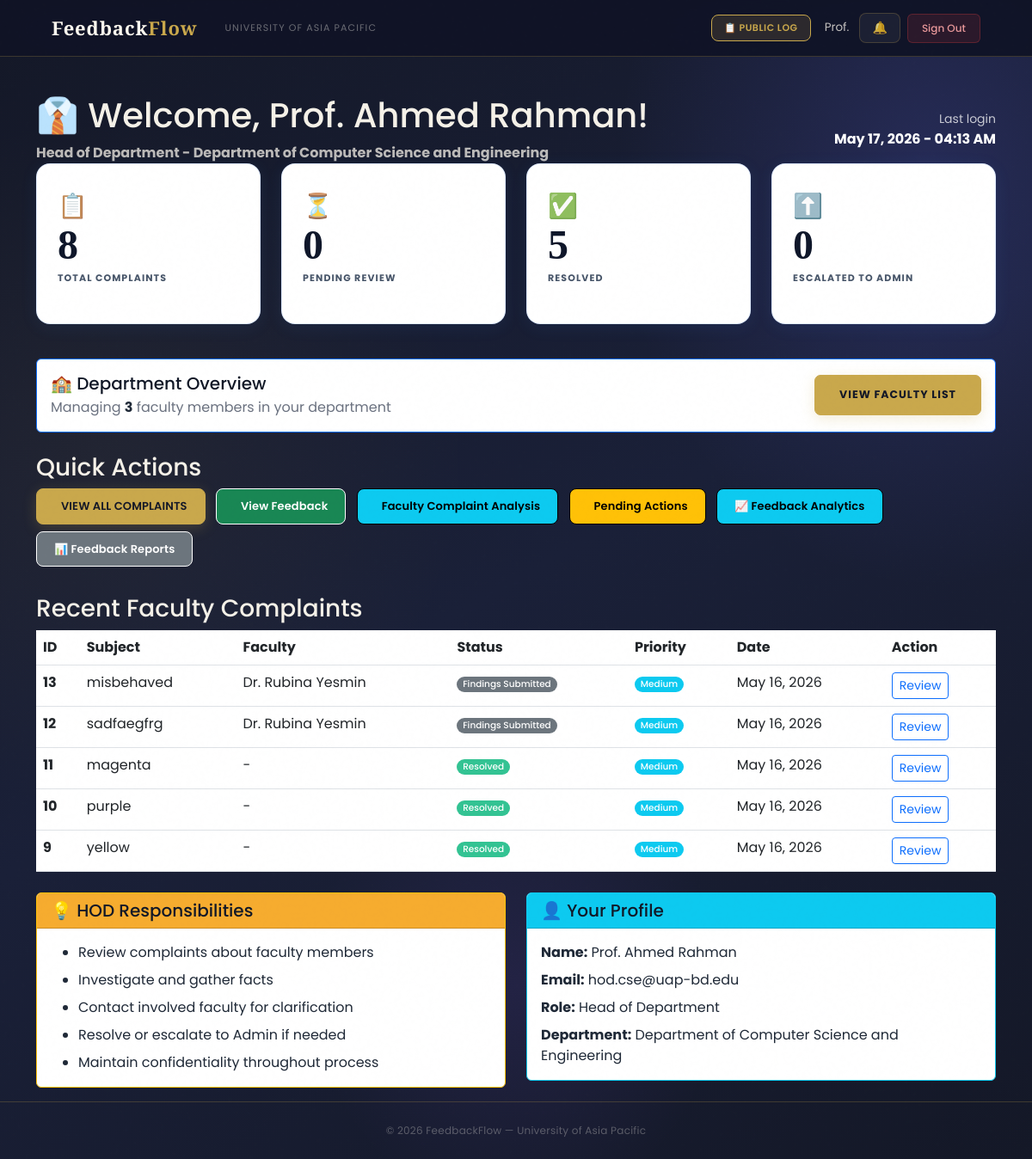
Page /hod/dashboard/ (signed in) on the committed database.
### users/models.py (models this page shows, shortened)
class User(AbstractBaseUser, PermissionsMixin):
    ROLE_CHOICES = (
        ('Student', 'Student'),
        ('Faculty', 'Faculty'),
        ('HOD', 'Head of Department'),
        ('Staff', 'Staff'),
        ('DAO', 'Dean of Administration Office'),
        ('Admin', 'Administrator'),
        ('Committee', 'Committee Member'),
    )
    DEPARTMENT_CHOICES = (
        ('DBA', 'Department of Business Administration'),
        ('CSE', 'Department of Computer Science and Engineering'),
        ('CE', 'Department of Civil Engineering'),
        ('EEE', 'Department of Electrical and Electronic Engineering'),
        ('Pharmacy', 'Department of Pharmacy'),
        ('Law', 'Department of Law and Human Rights'),
        ('English', 'Department of English'),
        ('Architecture', 'Department of Architecture'),
    )
    COMMITTEE_TYPE_CHOICES = (
        ('Harassment Committee', 'Harassment Committee'),
        ('Proctorial Committee', 'Proctorial Committee'),
    )
    email       = models.EmailField(unique=True, max_length=255)
    full_name   = models.CharField(max_length=150)
    role        = models.CharField(max_length=20, choices=ROLE_CHOICES)
    department  = models.CharField(max_length=100, choices=DEPARTMENT_CHOICES, null=True, blank=True)
    student_id  = models.CharField(max_length=50, unique=True, null=True, blank=True)
    committee_type = models.CharField(
        max_length=50,
        choices=COMMITTEE_TYPE_CHOICES,
        null=True, blank=True
    )
    is_active   = models.BooleanField(default=True)
    is_staff    = models.BooleanField(default=False)
    created_at  = models.DateTimeField(auto_now_add=True)
    updated_at  = models.DateTimeField(auto_now=True)
    USERNAME_FIELD  = 'email'
    REQUIRED_FIELDS = ['full_name']
    objects = UserManager()
    class Meta:
        verbose_name        = 'User'
        verbose_name_plural = 'Users'
        ordering            = ['-created_at']
    def get_short_name(self):
        return self.full_name.split()[0] if self.full_name else self.email
    def get_department_display_full(self):
        return dict(self.DEPARTMENT_CHOICES).get(self.department, self.department)

### complaints/models.py (models this page shows, shortened)
class Complaint(models.Model):
    COMPLAINT_TYPE_CHOICES = (
        ('Faculty',  'Complaint about Faculty'),
        ('HOD',      'Complaint about HOD'),
        ('Staff',    'Complaint about Staff'),
        ('Facility', 'Facility Issue'),
        ('Advice',   'General Advice'),
        ('Opinion',  'Opinion/Suggestion'),
    )
    STATUS_CHOICES = (
        ('Pending',             'Pending Review'),
        ('Under Investigation', 'Under Investigation'),
        ('Findings Submitted',  'Findings Submitted'),
        ('Resolved',            'Resolved'),
        ('Escalated',           'Escalated to Higher Authority'),
    )
    PRIORITY_CHOICES = (
        ('Low',    'Low'),
        ('Medium', 'Medium'),
        ('High',   'High'),
        ('Urgent', 'Urgent'),
    )
    student             = models.ForeignKey(settings.AUTH_USER_MODEL, on_delete=models.CASCADE, related_name='complaints_submitted')
    complaint_type      = models.CharField(max_length=20, choices=COMPLAINT_TYPE_CHOICES)
    resolution_deadline = models.DateField(null=True, blank=True, help_text='Deadline for resolving this complaint')
    subject             = models.CharField(max_length=200)
    description         = models.TextField()
    faculty_concerned   = models.ForeignKey(
        settings.AUTH_USER_MODEL, on_delete=models.SET_NULL,
        null=True, blank=True, related_name='complaints_against',
        limit_choices_to={'role__in': ['Faculty', 'HOD', 'Staff']}
    )
    location          = models.CharField(max_length=200, blank=True, null=True)
    status            = models.CharField(max_length=30, choices=STATUS_CHOICES, default='Pending')
    priority          = models.CharField(max_length=10, choices=PRIORITY_CHOICES, default='Medium')
    assigned_to       = models.ForeignKey(settings.AUTH_USER_MODEL, on_delete=models.SET_NULL, null=True, blank=True, related_name='complaints_assigned')
    is_anonymous      = models.BooleanField(default=False)
    final_action_note = models.TextField(blank=True, null=True)
    submitted_at      = models.DateTimeField(auto_now_add=True)
    updated_at        = models.DateTimeField(auto_now=True)
    resolved_at       = models.DateTimeField(null=True, blank=True)
    tracking_id       = models.CharField(max_length=20, unique=True, editable=False)
    class Meta:
        ordering        = ['-submitted_at']
        verbose_name    = 'Complaint'
        verbose_name_plural = 'Complaints'

### users/views.py (the view)
# urls.py: path('hod/dashboard/',       views.hod_dashboard,       name='hod_dashboard'),
@login_required
def hod_dashboard(request):
    if request.user.role != 'HOD':
        messages.error(request, 'Access denied. HOD only.')
        return redirect('login')
    all_complaints       = Complaint.objects.filter(assigned_to=request.user)
    total_complaints     = all_complaints.count()
    pending_complaints   = all_complaints.filter(status='Pending').count()
    resolved_complaints  = all_complaints.filter(status='Resolved').count()
    escalated_complaints = all_complaints.filter(status='Escalated').count()
    faculty_count        = User.objects.filter(role='Faculty', department=request.user.department).count()
    recent_complaints    = all_complaints.order_by('-submitted_at')[:5]
    context = {
        'page_title':            'HOD Dashboard',
        'user':                  request.user,
        'total_complaints':      total_complaints,
        'pending_complaints':    pending_complaints,
        'resolved_complaints':   resolved_complaints,
        'escalated_complaints':  escalated_complaints,
        'faculty_count':         faculty_count,
        'recent_complaints':     recent_complaints,
        'has_complaints':        total_complaints > 0,
    }
    return render(request, 'users/hod_dashboard.html', context)

### users/context_processors.py (called while the page is built)
def notifications_count(request):
    if request.user.is_authenticated:
        from users.models import Notification, Announcement
        count = Notification.objects.filter(
            recipient=request.user,
            is_read=False
        ).count()
        active_announcements = []
        for ann in Announcement.objects.filter(is_active=True).order_by('-created_at')[:10]:
            if ann.is_visible_to(request.user):
                active_announcements.append(ann)
            if len(active_announcements) >= 3:
                break
        return {
            'unread_notifications_count': count,
            'active_announcements': active_announcements,
        }
    return {'unread_notifications_count': 0, 'active_announcements': []}

### users/templates/users/hod_dashboard.html (shortened to what this page needs)
{% extends 'users/dashboard_base.html' %}
{% block content %}
<div class="container mt-4">
    <div class="dashboard-header">
        <div class="row align-items-center">
            <div class="col-md-8">
                <h1>👔 Welcome, {{ user.full_name }}!</h1>
                <p class="mb-0 opacity-75">
                    <strong>Head of Department - {{ user.get_department_display_full }}</strong>
                </p>
            </div>
            <div class="col-md-4 text-end">
                <div class="text-white">
                    <small class="opacity-75">Last login</small><br>
                    <strong>{{ user.last_login|date:"M d, Y - h:i A"|default:"First time login" }}</strong>
                </div>
            </div>
        </div>
    </div>
    <div class="row mb-4">
        <div class="col-lg-3 col-md-6 mb-3">
            <div class="stat-card blue">
                <span class="stat-icon">📋</span>
                <h2 class="stat-number">{{ total_complaints }}</h2>
                <p class="stat-label">Total Complaints</p>
            </div>
        </div>
        <div class="col-lg-3 col-md-6 mb-3">
            <div class="stat-card yellow">
                <span class="stat-icon">⏳</span>
                <h2 class="stat-number">{{ pending_complaints }}</h2>
                <p class="stat-label">Pending Review</p>
            </div>
        </div>
        <div class="col-lg-3 col-md-6 mb-3">
            <div class="stat-card green">
                <span class="stat-icon">✅</span>
                <h2 class="stat-number">{{ resolved_complaints }}</h2>
                <p class="stat-label">Resolved</p>
            </div>
        </div>
        <div class="col-lg-3 col-md-6 mb-3">
            <div class="stat-card red">
                <span class="stat-icon">⬆️</span>
                <h2 class="stat-number">{{ escalated_complaints }}</h2>
                <p class="stat-label">Escalated to Admin</p>
            </div>
        </div>
    </div>
    <div class="row mb-4">
        <div class="col-12">
            <div class="card info-card border-primary">
                <div class="card-body">
                    <div class="row align-items-center">
                        <div class="col-md-8">
                            <h5 class="mb-1">🏫 Department Overview</h5>
                            <p class="text-muted mb-0">Managing <strong>{{ faculty_count }}</strong> faculty members in
                                your department</p>
                        </div>
                        <div class="col-md-4 text-end">
                            <a href="{% url 'hod_faculty_list' %}" class="btn btn-primary">View Faculty List</a>
                        </div>
                    </div>
                </div>
            </div>
        </div>
    </div>
    <div class="row mb-4">
        <div class="col-12">
            <h3 class="section-title">Quick Actions</h3>
            <div>
                <a href="{% url 'hod_complaints_list' %}" class="btn btn-primary quick-action-btn">
                     View All Complaints
                </a>
                <a href="{% url 'faculty_feedback_list' %}" class="btn btn-success quick-action-btn">
                     View Feedback
                </a>
                <a href="{% url 'faculty_complaint_summary' %}" class="btn btn-info quick-action-btn">
                     Faculty Complaint Analysis
                </a>
                <a href="{% url 'hod_complaints_list' %}?mode=pending" class="btn btn-warning quick-action-btn">
                     Pending Actions
                </a>
                <a href="{% url 'feedback_analytics' %}" class="btn btn-info quick-action-btn">
                    📈 Feedback Analytics
                </a>
                <a href="{% url 'feedback_reports' %}" class="btn btn-secondary quick-action-btn">
                    📊 Feedback Reports
                </a>
            </div>
        </div>
    </div>
    <div class="row mb-4">
        <div class="col-12">
            <h3 class="section-title">Recent Faculty Complaints</h3>
            {% if has_complaints %}
            <div class="modern-table">
                <table class="table table-hover mb-0">
                    <thead>
                    <tr>
                        <th>ID</th>
                        <th>Subject</th>
                        <th>Faculty</th>
                        <th>Status</th>
                        <th>Priority</th>
                        <th>Date</th>
                        <th>Action</th>
                    </tr>
                    </thead>
                    <tbody>
                    {% for complaint in recent_complaints %}
                    <tr>
                        <td><strong>{{ complaint.id }}</strong></td>
                        <td>{{ complaint.subject }}</td>
                        <td>{{ complaint.faculty_concerned.full_name|default:"-" }}</td>
                        <td>
                                <span class="badge {% if complaint.status == 'Pending' %}bg-warning text-dark{% elif complaint.status == 'Under Investigation' %}bg-info text-white{% elif complaint.status == 'Resolved' %}bg-success{% elif complaint.status == 'Escalated' %}bg-danger{% else %}bg-secondary{% endif %}">
                                    {{ complaint.status }}
                                </span>
                        </td>
                        <td>
                                <span class="badge {% if complaint.priority == 'Urgent' %}bg-danger{% elif complaint.priority == 'High' %}bg-warning text-dark{% elif complaint.priority == 'Medium' %}bg-info{% else %}bg-secondary{% endif %}">
                                    {{ complaint.priority }}
                                </span>
                        </td>
                        <td>{{ complaint.submitted_at|date:"M d, Y" }}</td>
                        <td>
                            <a href="{% url 'handle_complaint' complaint.id %}" class="btn btn-sm btn-outline-primary">Review</a>
                        </td>
                    </tr>
                    {% endfor %}
                    </tbody>
                </table>
            </div>
            {% endif %}
        </div>
    </div>
    <div class="row">
        <div class="col-md-6 mb-3">
            <div class="card info-card border-warning">
                <div class="card-header bg-warning text-dark">
                    <h5 class="mb-0">💡 HOD Responsibilities</h5>
                </div>
                <div class="card-body">
                    <ul class="mb-0">
                        <li class="mb-2">Review complaints about faculty members</li>
                        <li class="mb-2">Investigate and gather facts</li>
                        <li class="mb-2">Contact involved faculty for clarification</li>
                        <li class="mb-2">Resolve or escalate to Admin if needed</li>
                        <li class="mb-0">Maintain confidentiality throughout process</li>
                    </ul>
                </div>
            </div>
        </div>
        <div class="col-md-6 mb-3">
            <div class="card info-card border-info">
                <div class="card-header bg-info text-white">
                    <h5 class="mb-0">👤 Your Profile</h5>
                </div>
                <div class="card-body">
                    <p class="mb-2"><strong>Name:</strong> {{ user.full_name }}</p>
                    <p class="mb-2"><strong>Email:</strong> {{ user.email }}</p>
                    <p class="mb-2"><strong>Role:</strong> Head of Department</p>
                    <p class="mb-0"><strong>Department:</strong> {{ user.get_department_display_full }}</p>
                </div>
            </div>
        </div>
    </div>
</div>
{% endblock %}

### users/templates/users/base.html (shortened to what this page needs)
<!DOCTYPE html>
<html lang="en">
<head>
    <link href="https://cdn.jsdelivr.net/npm/bootstrap@5.3.0/dist/css/bootstrap.min.css" rel="stylesheet">
</head>
<body>
    <nav class="navbar navbar-expand-lg">
        <div class="container-fluid d-flex align-items-center gap-3">
            <a class="navbar-brand" href="/">Feedback<em>Flow</em></a>
            <span class="navbar-text d-none d-md-inline">University of Asia Pacific</span>
            {% if user.is_authenticated %}
            <div class="ms-auto d-flex align-items-center gap-2">
                <a href="{% url 'public_log' %}" class="btn-bell"
                    style="font-size:11px; font-weight:600; text-transform:uppercase; letter-spacing:0.05em; background:rgba(201,168,76,.15); color:var(--gold) !important; border-color:var(--gold) !important;">
                    📋 Public Log
                </a>
                <span class="nav-user-info d-none d-md-inline ms-2">{{ user.get_short_name }}</span>
                <a href="{% url 'notifications' %}" class="btn-bell ms-1">
                    🔔
                </a>
                <a href="{% url 'logout' %}" class="btn-logout">Sign Out</a>
            </div>
            {% endif %}
        </div>
    </nav>
    <main>
        {% block content %}{% endblock %}
    </main>
    <footer>
        <p>© 2026 FeedbackFlow — University of Asia Pacific</p>
    </footer>
</body>
</html>

### rows in the picture
User: get_short_name "Prof.", full_name "Prof. Ahmed Rahman", get_department_display_full "Department of Computer Science and Engineering", last_login "May 17, 2026 - 04:13 AM", email "hod.cse@uap-bd.edu"
Complaint: id "13", subject "misbehaved", faculty_concerned.full_name "Dr. Rubina Yesmin", status "Findings Submitted", priority "Medium", submitted_at "May 16, 2026"
Complaint: id "12", subject "sadfaegfrg", faculty_concerned.full_name "Dr. Rubina Yesmin", status "Findings Submitted", priority "Medium", submitted_at "May 16, 2026"
Complaint: id "11", subject "magenta", faculty_concerned.full_name "-", status "Resolved", priority "Medium", submitted_at "May 16, 2026"
Complaint: id "10", subject "purple", faculty_concerned.full_name "-", status "Resolved", priority "Medium", submitted_at "May 16, 2026"
Complaint: id "9", subject "yellow", faculty_concerned.full_name "-", status "Resolved", priority "Medium", submitted_at "May 16, 2026"

### other values in the picture
{{ total_complaints }} "8"
{{ pending_complaints }} "0"
{{ resolved_complaints }} "5"
{{ escalated_complaints }} "0"
{{ faculty_count }} "3"
